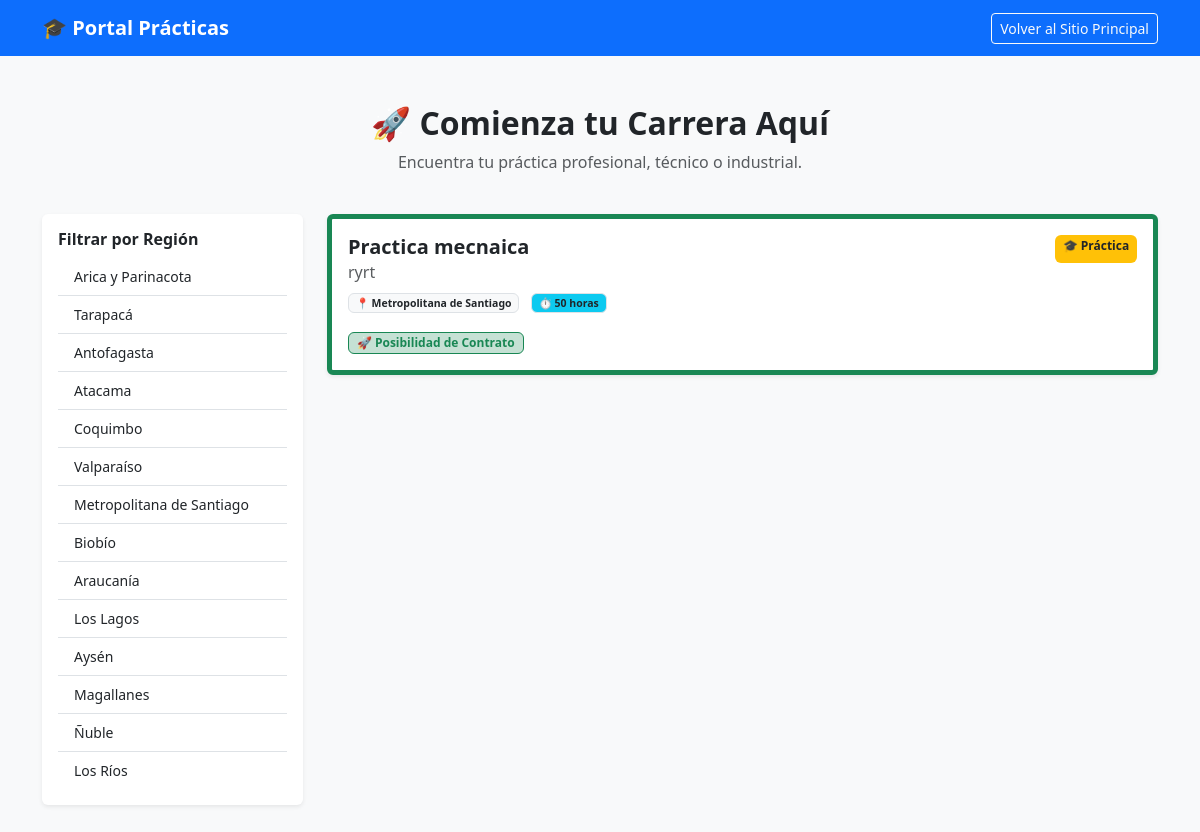
/practicas/, run on the app's committed database.
### empleos/models.py (models this page shows, shortened)
class OfertaLaboral(models.Model):
    usuario = models.ForeignKey(User, on_delete=models.CASCADE, null=True, blank=True)
    titulo = models.CharField(max_length=200, blank=True, null=True)
    empresa = models.CharField(max_length=100, blank=True, null=True)
    descripcion = models.TextField(blank=True, null=True)
    region = models.CharField(max_length=2, choices=REGIONES_CHILE, default='RM', blank=True, null=True)
    experiencia = models.CharField(max_length=3, choices=NIVEL_EXPERIENCIA, default='JR', blank=True, null=True)
    tipo = models.CharField(max_length=3, choices=TIPO_TRABAJO, default='OFI', blank=True, null=True)
    modalidad = models.CharField(max_length=3, choices=MODALIDAD_TRABAJO, default='PRE', blank=True, null=True)
    sueldo = models.PositiveIntegerField(null=True, blank=True)
    duracion = models.CharField(max_length=100, blank=True, null=True)
    fecha_cierre = models.DateField(default=timezone.now, blank=True, null=True)
    telefono = models.CharField(max_length=20, blank=True, null=True)
    wsp_activo = models.BooleanField(default=False, verbose_name="¿Contactar por WhatsApp?") # <--- NUEVO
    email_contacto = models.EmailField(blank=True, null=True)
    etiquetas = models.CharField(max_length=200, blank=True, null=True)
    imagen = models.ImageField(upload_to=renombrar_logo, null=True, blank=True)
    visitas = models.PositiveIntegerField(default=0)
    es_destacado = models.BooleanField(default=False)
    publicada = models.BooleanField(default=False)
    fecha_publicacion = models.DateTimeField(auto_now_add=True)
    token = models.UUIDField(default=uuid.uuid4, editable=False)
    empresa_verificada = models.BooleanField(default=False)

### empleos/views.py (the view)
# urls.py: path('practicas/', lista_practicas, name='lista_practicas'),
def lista_practicas(request):
    practicas = OfertaLaboral.objects.filter(tipo='PRA', publicada=True).order_by('-fecha_publicacion')
    if request.GET.get('region'): practicas = practicas.filter(region=request.GET.get('region'))
    return render(request, 'lista_practicas.html', {'practicas': practicas, 'regiones': REGIONES_CHILE})

### empleos/templates/lista_practicas.html (shortened to what this page needs)
<!DOCTYPE html>
<html lang="es">
<head>
    <link href="https://cdn.jsdelivr.net/npm/bootstrap@5.3.0/dist/css/bootstrap.min.css" rel="stylesheet">
    {% load humanize %}
</head>
<body class="bg-light">
    <nav class="navbar navbar-expand-lg navbar-dark bg-primary mb-4">
        <div class="container">
            <a class="navbar-brand fw-bold" href="/">🎓 Portal Prácticas</a>
            <a href="/" class="btn btn-outline-light btn-sm">Volver al Sitio Principal</a>
        </div>
    </nav>
    <div class="container mb-5">
        <div class="text-center py-4">
            <h2 class="fw-bold">🚀 Comienza tu Carrera Aquí</h2>
            <p class="text-muted">Encuentra tu práctica profesional, técnico o industrial.</p>
        </div>
        <div class="row">
            <div class="col-md-3">
                <div class="card shadow-sm border-0 mb-3">
                    <div class="card-body">
                        <h6 class="fw-bold">Filtrar por Región</h6>
                        <div class="list-group list-group-flush">
                            {% for codigo, nombre in regiones %}
                                <a href="?region={{ codigo }}" class="list-group-item list-group-item-action small">{{ nombre }}</a>
                            {% endfor %}
                        </div>
                    </div>
                </div>
            </div>
            <div class="col-md-9">
                {% for oferta in practicas %}
                <div class="card mb-3 shadow-sm border-start border-5 border-success">
                    <div class="card-body">
                        <div class="d-flex justify-content-between">
                            <h5 class="fw-bold mb-1">
                                <a href="/oferta/{{ oferta.id }}/" class="text-decoration-none text-dark">{{ oferta.titulo }}</a>
                            </h5>
                            <span class="badge bg-warning text-dark">🎓 Práctica</span>
                        </div>
                        <h6 class="text-muted">{{ oferta.empresa }}</h6>
                        <div class="mt-2 small">
                            <span class="badge bg-light text-dark border me-2">📍 {{ oferta.get_region_display }}</span>
                            {% if oferta.duracion %}
                                <span class="badge bg-info text-dark border me-2">⏱️ {{ oferta.duracion }}</span>
                            {% endif %}
                        </div>
                        <div class="mt-3">
                            <span class="badge bg-success bg-opacity-25 text-success border border-success">🚀 Posibilidad de Contrato</span>
                        </div>
                    </div>
                </div>
                {% empty %}
                    <div class="text-center py-5">
                        <h4>No hay prácticas publicadas hoy.</h4>
                        <p>Vuelve mañana o crea una alerta.</p>
                    </div>
                {% endfor %}
            </div>
        </div>
    </div>
</body>
</html>

### data on the page
OfertaLaboral: titulo "Practica mecnaica", empresa "ryrt", region "Metropolitana de Santiago", duracion "50 horas"

### other printed values
{{ nombre }} "Arica y Parinacota" "Tarapacá" "Antofagasta" "Atacama" "Coquimbo" "Valparaíso" "Metropolitana de Santiago" "Biobío" "Araucanía" "Los Lagos" "Aysén" "Magallanes" "Ñuble" "Los Ríos"
